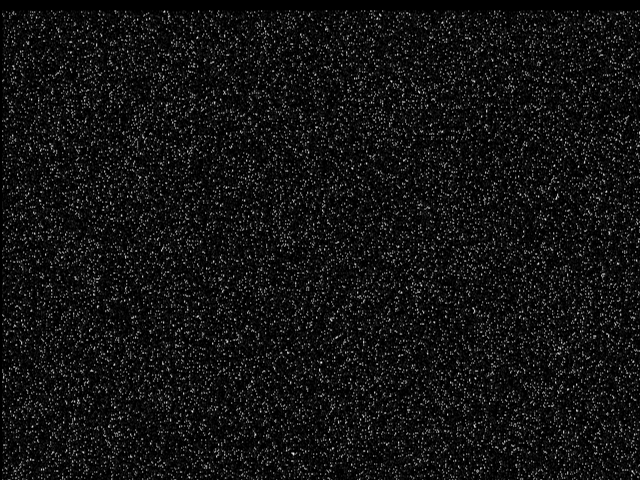
#> input picture coarse-align-x/data/snapshots/disturbed_frame.png, 640 x 480 px; its folder holds only this picture in this run
$ python -i sota_detector.py   (imports and definitions only)
#> lines starting #> are read from the running program, lines starting #| are printed output that depends on the picture
#> further down, picture is the input picture: shape (480, 640); min 0, max 247, mean 18.5
### coarse-align-x/simulator/perception/preprocessing.py
"""
HORIZON Perception Preprocessing & Input Validation
==========================================================
Phase 4 UPGRADE: Multi-scale adaptive background estimation, adaptive median
filtering, and robust noise characterisation for optical camera sensor frames.

Exports:
    validate_input_frame         — strict (480, 640) uint8 enforcer
    apply_adaptive_median_filter — impulse-noise removal preserving subpixel edges
    estimate_background_statistics — robust MAD-based global bg statistics
    estimate_local_background    — per-candidate annular background model exposing
                                   bg_mean, bg_variance, local_contrast

Strict Invariant: Does not access ground truth. Validates all array inputs.
"""

from __future__ import annotations

from typing import Tuple
import cv2
import numpy as np

from simulator.perception.config import PreprocessingConfig


# ---------------------------------------------------------------------------
# 1.  Input Validation
# ---------------------------------------------------------------------------

def validate_input_frame(
    frame: object, expected_width: int = 640, expected_height: int = 480
) -> np.ndarray:
    """Rigorous input frame validation.

    Enforces:
      - Valid numpy ndarray
      - Exact dimensions (height, width) == (480, 640)
      - Single-channel grayscale (2D array, not 3D / RGB)
      - Dtype is uint8
      - Non-empty, no NaNs, no Infinities

    Returns:
        Validated 2D uint8 numpy array.

    Raises:
        ValueError / TypeError: With clear descriptive error message on violation.
    """
#> called with expected_width = 640, expected_height = 480
    if frame is None:
        raise ValueError("Input frame is None. Expected valid (480, 640) numpy array.")

    if not isinstance(frame, np.ndarray):
        raise TypeError(f"Input frame must be a numpy.ndarray, got {type(frame).__name__}")

    if frame.size == 0:
        raise ValueError("Input frame is empty (0 elements).")

    # Reject multi-channel (e.g. RGB or BGR)
    if frame.ndim != 2:
        if frame.ndim == 3 and frame.shape[2] in (3, 4):
            raise ValueError(
                f"Multi-channel RGB/RGBA frame rejected. Expected 2D grayscale ({expected_height}, {expected_width}), "
                f"got shape {frame.shape}. Convert to single-channel grayscale before passing."
            )
        raise ValueError(
            f"Invalid array dimensions: expected 2D ({expected_height}, {expected_width}), got ndim={frame.ndim} shape={frame.shape}"
        )

    # Check dimensions
    h, w = frame.shape
    if h != expected_height or w != expected_width:
        raise ValueError(
            f"Invalid frame dimensions: expected ({expected_height}, {expected_width}), got ({h}, {w})"
        )

    # Check dtype
    if frame.dtype != np.uint8:
        # Check for NaN / Inf in non-integer arrays
        if np.issubdtype(frame.dtype, np.floating):
            if np.isnan(frame).any() or np.isinf(frame).any():
                raise ValueError("Input frame contains NaN or Infinity values.")
        raise TypeError(f"Invalid frame dtype: expected uint8, got {frame.dtype}")

    return frame


# ---------------------------------------------------------------------------
# 2.  Adaptive Impulse-Noise Removal
# ---------------------------------------------------------------------------

def apply_adaptive_median_filter(
    frame: np.ndarray, config: PreprocessingConfig
) -> np.ndarray:
    """Adaptive impulse-noise (Salt & Pepper) removal filter."""
    if not config.enable_adaptive_median:
        return frame.copy()

    # Fast check: skip expensive median filter passes if frame has no S&P noise spikes
    has_sp_noise = np.any((frame == 0) | (frame == 255))
#> has_sp_noise = True
    if not has_sp_noise:
        return frame

    # Stage 1: 3×3 median — catches isolated single-pixel S&P spikes
    med3 = cv2.medianBlur(frame, 3)
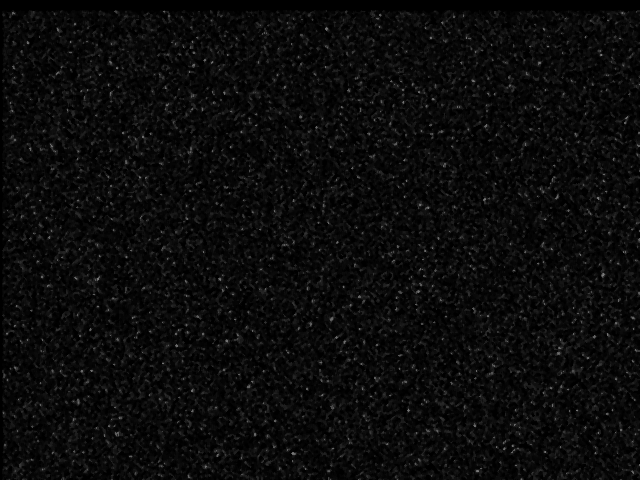
#> med3: shape (480, 640); min 0, max 123, mean 10.9
    diff3 = cv2.absdiff(frame, med3)
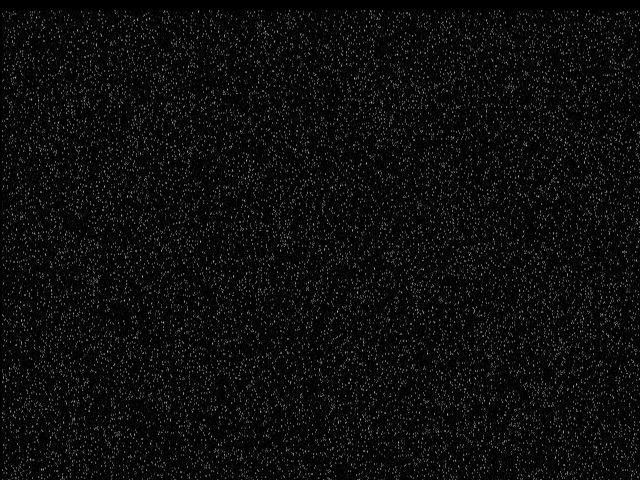
#> diff3: shape (480, 640); min 0, max 173, mean 11.8
    is_impulse = (diff3 > 40)
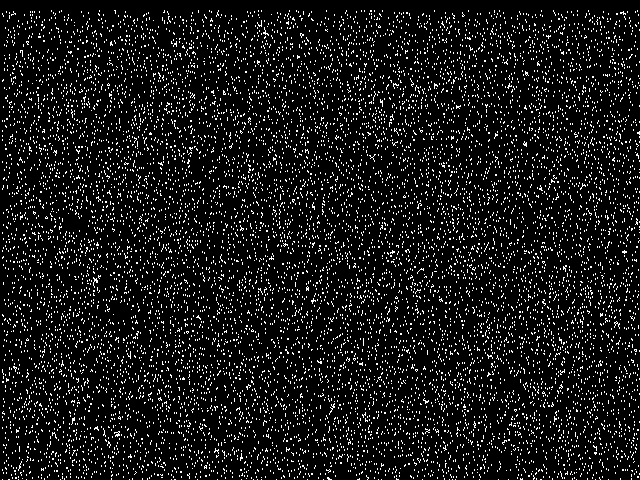
#> is_impulse: shape (480, 640) bool; 9.1% white in thin lines or dots
    denoised = np.where(is_impulse, med3, frame)

    # Stage 2: 5×5 check for dense 10% S&P clusters
    if config.max_median_window >= 5:
        med5 = cv2.medianBlur(denoised, 5)
#> (the rest of the program and of its run is left out)
